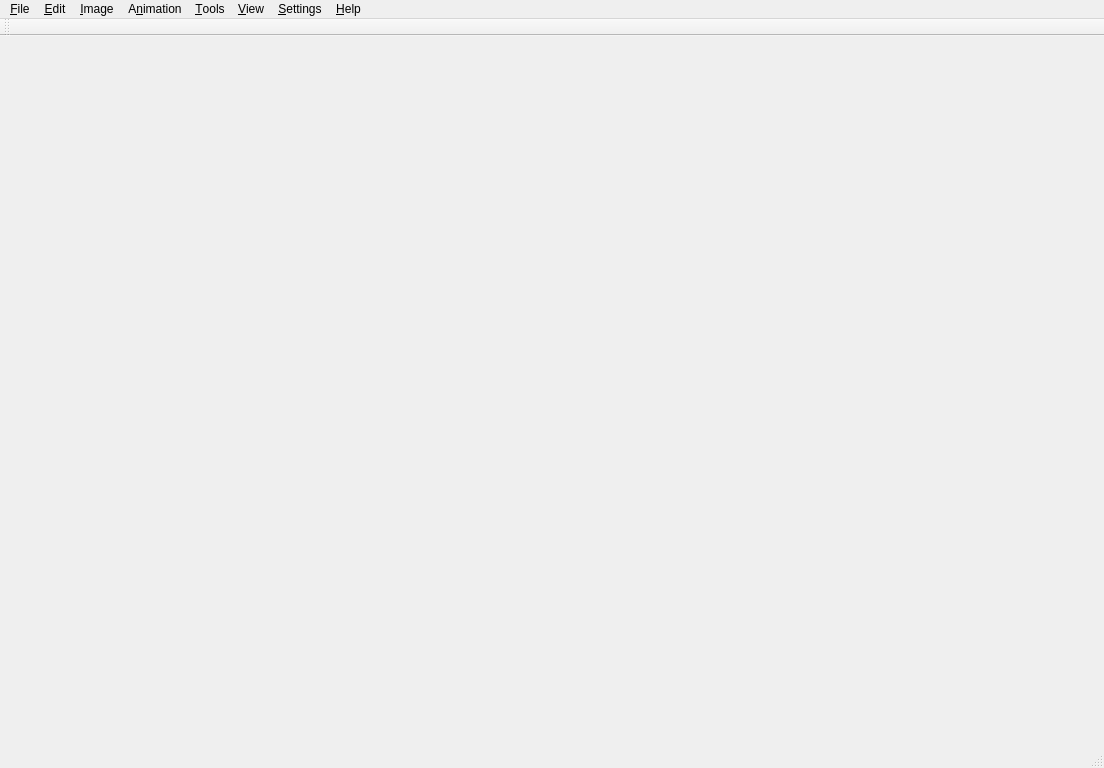
<?xml version="1.0" encoding="UTF-8"?>
<ui version="4.0">
 <class>MainWindow</class>
 <widget class="QMainWindow" name="MainWindow">
  <property name="geometry">
   <rect>
    <x>0</x>
    <y>0</y>
    <width>1104</width>
    <height>768</height>
   </rect>
  </property>
  <property name="windowTitle">
   <string>MainWindow</string>
  </property>
  <widget class="QWidget" name="centralwidget">
   <layout class="QVBoxLayout" name="verticalLayout">
    <item>
     <widget class="ExtendedTabWidget" name="main_tab">
      <property name="elideMode">
       <enum>Qt::ElideLeft</enum>
      </property>
      <property name="documentMode">
       <bool>true</bool>
      </property>
      <property name="tabsClosable">
       <bool>true</bool>
      </property>
      <property name="movable">
       <bool>true</bool>
      </property>
     </widget>
    </item>
   </layout>
  </widget>
  <widget class="QMenuBar" name="menubar">
   <property name="geometry">
    <rect>
     <x>0</x>
     <y>0</y>
     <width>1104</width>
     <height>23</height>
    </rect>
   </property>
   <widget class="QMenu" name="menu_file">
    <property name="title">
     <string>&amp;File</string>
    </property>
    <widget class="QMenu" name="menu_open_recent">
     <property name="title">
      <string>Open &amp;Recent</string>
     </property>
     <property name="icon">
      <iconset theme="document-open-recent">
       <normaloff/>
      </iconset>
     </property>
     <addaction name="action_no_recent_files"/>
    </widget>
    <addaction name="action_new"/>
    <addaction name="action_open"/>
    <addaction name="menu_open_recent"/>
    <addaction name="separator"/>
    <addaction name="action_save"/>
    <addaction name="action_save_as"/>
    <addaction name="action_save_all"/>
    <addaction name="action_reload"/>
    <addaction name="separator"/>
    <addaction name="action_print"/>
    <addaction name="separator"/>
    <addaction name="action_close"/>
    <addaction name="action_close_all"/>
    <addaction name="separator"/>
    <addaction name="action_quit"/>
   </widget>
   <widget class="QMenu" name="menu_edit">
    <property name="title">
     <string>&amp;Edit</string>
    </property>
    <addaction name="separator"/>
   </widget>
   <widget class="QMenu" name="menu_image">
    <property name="title">
     <string>&amp;Image</string>
    </property>
   </widget>
   <widget class="QMenu" name="menu_animation">
    <property name="title">
     <string>A&amp;nimation</string>
    </property>
   </widget>
   <widget class="QMenu" name="menu_help">
    <property name="title">
     <string>&amp;Help</string>
    </property>
    <addaction name="action_About"/>
    <addaction name="action_about_qt"/>
   </widget>
   <widget class="QMenu" name="menu_view">
    <property name="title">
     <string>&amp;View</string>
    </property>
    <widget class="QMenu" name="menu_docks">
     <property name="title">
      <string>&amp;Docks</string>
     </property>
    </widget>
    <widget class="QMenu" name="menu_toolbars">
     <property name="title">
      <string>Tool&amp;bars</string>
     </property>
    </widget>
    <addaction name="menu_docks"/>
    <addaction name="menu_toolbars"/>
   </widget>
   <widget class="QMenu" name="menu_tools">
    <property name="title">
     <string>&amp;Tools</string>
    </property>
   </widget>
   <widget class="QMenu" name="menu_settings">
    <property name="title">
     <string>&amp;Settings</string>
    </property>
    <widget class="QMenu" name="menu_plugins">
     <property name="title">
      <string>Pl&amp;ugins</string>
     </property>
     <property name="icon">
      <iconset theme="preferences-plugin">
       <normaloff/>
      </iconset>
     </property>
    </widget>
    <addaction name="menu_plugins"/>
    <addaction name="action_preferences"/>
   </widget>
   <addaction name="menu_file"/>
   <addaction name="menu_edit"/>
   <addaction name="menu_image"/>
   <addaction name="menu_animation"/>
   <addaction name="menu_tools"/>
   <addaction name="menu_view"/>
   <addaction name="menu_settings"/>
   <addaction name="menu_help"/>
  </widget>
  <widget class="QStatusBar" name="statusbar"/>
  <widget class="QToolBar" name="tool_bar">
   <property name="windowTitle">
    <string>toolBar</string>
   </property>
   <attribute name="toolBarArea">
    <enum>TopToolBarArea</enum>
   </attribute>
   <attribute name="toolBarBreak">
    <bool>false</bool>
   </attribute>
  </widget>
  <action name="action_new">
   <property name="icon">
    <iconset theme="document-new"/>
   </property>
   <property name="text">
    <string>&amp;New</string>
   </property>
  </action>
  <action name="action_open">
   <property name="icon">
    <iconset theme="document-open"/>
   </property>
   <property name="text">
    <string>&amp;Open</string>
   </property>
  </action>
  <action name="action_save">
   <property name="icon">
    <iconset theme="document-save"/>
   </property>
   <property name="text">
    <string>&amp;Save</string>
   </property>
  </action>
  <action name="action_save_as">
   <property name="icon">
    <iconset theme="document-save-as"/>
   </property>
   <property name="text">
    <string>Save &amp;As...</string>
   </property>
  </action>
  <action name="action_save_all">
   <property name="icon">
    <iconset theme="document-save-all"/>
   </property>
   <property name="text">
    <string>Save A&amp;ll</string>
   </property>
  </action>
  <action name="action_print">
   <property name="enabled">
    <bool>false</bool>
   </property>
   <property name="icon">
    <iconset theme="document-print"/>
   </property>
   <property name="text">
    <string>&amp;Print...</string>
   </property>
  </action>
  <action name="action_close">
   <property name="icon">
    <iconset theme="document-close"/>
   </property>
   <property name="text">
    <string>&amp;Close</string>
   </property>
  </action>
  <action name="action_quit">
   <property name="icon">
    <iconset theme="application-exit"/>
   </property>
   <property name="text">
    <string>&amp;Quit</string>
   </property>
  </action>
  <action name="action_no_recent_files">
   <property name="enabled">
    <bool>false</bool>
   </property>
   <property name="text">
    <string>&amp;No Recent Files</string>
   </property>
  </action>
  <action name="action_close_all">
   <property name="icon">
    <iconset theme="window-close"/>
   </property>
   <property name="text">
    <string>Clos&amp;e All</string>
   </property>
   <property name="shortcut">
    <string>Ctrl+Shift+W</string>
   </property>
  </action>
  <action name="action_About">
   <property name="icon">
    <iconset theme="help-about"/>
   </property>
   <property name="text">
    <string>&amp;About...</string>
   </property>
  </action>
  <action name="action_about_qt">
   <property name="text">
    <string>About &amp;Qt...</string>
   </property>
  </action>
  <action name="action_preferences">
   <property name="icon">
    <iconset theme="configure"/>
   </property>
   <property name="text">
    <string>&amp;Preferences...</string>
   </property>
  </action>
  <action name="action_reload">
   <property name="icon">
    <iconset theme="document-revert"/>
   </property>
   <property name="text">
    <string>Reloa&amp;d</string>
   </property>
  </action>
 </widget>
 <customwidgets>
  <customwidget>
   <class>ExtendedTabWidget</class>
   <extends>QTabWidget</extends>
   <header>extended_tab_widget.hpp</header>
   <container>1</container>
  </customwidget>
 </customwidgets>
 <resources/>
 <connections>
  <connection>
   <sender>action_new</sender>
   <signal>triggered()</signal>
   <receiver>MainWindow</receiver>
   <slot>documentNew()</slot>
   <hints>
    <hint type="sourcelabel">
     <x>-1</x>
     <y>-1</y>
    </hint>
    <hint type="destinationlabel">
     <x>399</x>
     <y>299</y>
    </hint>
   </hints>
  </connection>
  <connection>
   <sender>action_open</sender>
   <signal>triggered()</signal>
   <receiver>MainWindow</receiver>
   <slot>documentOpen()</slot>
   <hints>
    <hint type="sourcelabel">
     <x>-1</x>
     <y>-1</y>
    </hint>
    <hint type="destinationlabel">
     <x>399</x>
     <y>299</y>
    </hint>
   </hints>
  </connection>
  <connection>
   <sender>action_save</sender>
   <signal>triggered()</signal>
   <receiver>MainWindow</receiver>
   <slot>documentSave()</slot>
   <hints>
    <hint type="sourcelabel">
     <x>-1</x>
     <y>-1</y>
    </hint>
    <hint type="destinationlabel">
     <x>399</x>
     <y>299</y>
    </hint>
   </hints>
  </connection>
  <connection>
   <sender>action_save_as</sender>
   <signal>triggered()</signal>
   <receiver>MainWindow</receiver>
   <slot>documentSaveAs()</slot>
   <hints>
    <hint type="sourcelabel">
     <x>-1</x>
     <y>-1</y>
    </hint>
    <hint type="destinationlabel">
     <x>399</x>
     <y>299</y>
    </hint>
   </hints>
  </connection>
  <connection>
   <sender>action_quit</sender>
   <signal>triggered()</signal>
   <receiver>MainWindow</receiver>
   <slot>close()</slot>
   <hints>
    <hint type="sourcelabel">
     <x>-1</x>
     <y>-1</y>
    </hint>
    <hint type="destinationlabel">
     <x>399</x>
     <y>299</y>
    </hint>
   </hints>
  </connection>
  <connection>
   <sender>action_close</sender>
   <signal>triggered()</signal>
   <receiver>MainWindow</receiver>
   <slot>documentClose()</slot>
   <hints>
    <hint type="sourcelabel">
     <x>-1</x>
     <y>-1</y>
    </hint>
    <hint type="destinationlabel">
     <x>399</x>
     <y>299</y>
    </hint>
   </hints>
  </connection>
  <connection>
   <sender>action_close_all</sender>
   <signal>triggered()</signal>
   <receiver>MainWindow</receiver>
   <slot>documentCloseAll()</slot>
   <hints>
    <hint type="sourcelabel">
     <x>-1</x>
     <y>-1</y>
    </hint>
    <hint type="destinationlabel">
     <x>399</x>
     <y>299</y>
    </hint>
   </hints>
  </connection>
  <connection>
   <sender>action_reload</sender>
   <signal>triggered()</signal>
   <receiver>MainWindow</receiver>
   <slot>documentReload()</slot>
   <hints>
    <hint type="sourcelabel">
     <x>-1</x>
     <y>-1</y>
    </hint>
    <hint type="destinationlabel">
     <x>551</x>
     <y>383</y>
    </hint>
   </hints>
  </connection>
 </connections>
 <slots>
  <slot>documentNew()</slot>
  <slot>documentOpen()</slot>
  <slot>documentSave()</slot>
  <slot>documentSaveAs()</slot>
  <slot>updateTitle()</slot>
  <slot>documentClose()</slot>
  <slot>documentCloseAll()</slot>
  <slot>documentReload()</slot>
 </slots>
</ui>
